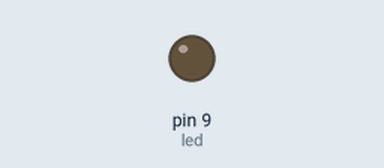
A sketch run on a simulated Arduino Uno, built with avr-gcc and run on an emulated ATmega328P. Parts: output pins drawn as LEDs (lit = HIGH).

Above: at 1.5 s.
At 4.2 s:
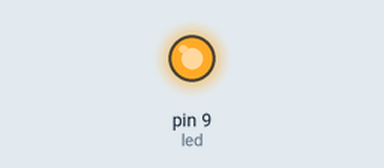
Timing chart, 0 to 10.6 s (numbered marks = the images above):
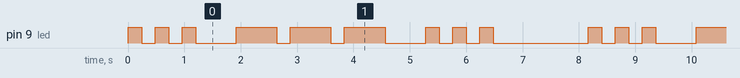

The sketch:

Morse_Code.ino
```cpp
/*
  Morse Code

  Uses LED blinking to display morse code.
  Dots and pauses between a Dot or a Dash are 240ms.
  Dashes and pause beween letters are 3*240ms.
  Pause between words is 7*240ms.
  Pin 9 is used as output.

  The following code displays "SOS" in morse code through an LED.

*/

int led = 9;
int uTime = 240; //one time unit is 240ms
// the setup function runs once when you press reset or power the board
void setup() {
  // initialize digital pin led as an output.
  pinMode(led, OUTPUT);
}

void loop() {
  digitalWrite(led, HIGH);   //start of "S"
  delay(uTime);
  digitalWrite(led, LOW);
  delay(uTime);
  digitalWrite(led, HIGH);
  delay(uTime);
  digitalWrite(led, LOW);
  delay(uTime);
  digitalWrite(led, HIGH);
  delay(uTime);
  digitalWrite(led, LOW);
  delay(3 * uTime);           //end of "S"

  digitalWrite(led, HIGH);    //start of "O"
  delay(3 * uTime);
  digitalWrite(led, LOW);
  delay(uTime);
  digitalWrite(led, HIGH);
  delay(3 * uTime);
  digitalWrite(led, LOW);
  delay(uTime);
  digitalWrite(led, HIGH);
  delay(3* uTime);
  digitalWrite(led, LOW);
  delay(3 * uTime);           //end of "O"

  digitalWrite(led, HIGH);    //start of "S
  delay(uTime);
  digitalWrite(led, LOW);
  delay(uTime);
  digitalWrite(led, HIGH);
  delay(uTime);
  digitalWrite(led, LOW);
  delay(uTime);
  digitalWrite(led, HIGH);
  delay(uTime);
  digitalWrite(led, LOW);
  delay(7 * uTime);           //end of "S"


}
```

Measured:
- by itself, pin 9 (led): repeats every 8.2 s: 2 × (LOW 0.24 s, HIGH 0.24 s), LOW 0.72 s, 2 × (HIGH 0.72 s, LOW 0.24 s), HIGH 0.72 s, LOW 0.72 s, 2 × (HIGH 0.24 s, LOW 0.24 s), HIGH 0.24 s, LOW 1.7 s, HIGH 0.24 s
- by itself, everything shown: repeats every 8.2 s, in 18 steps
